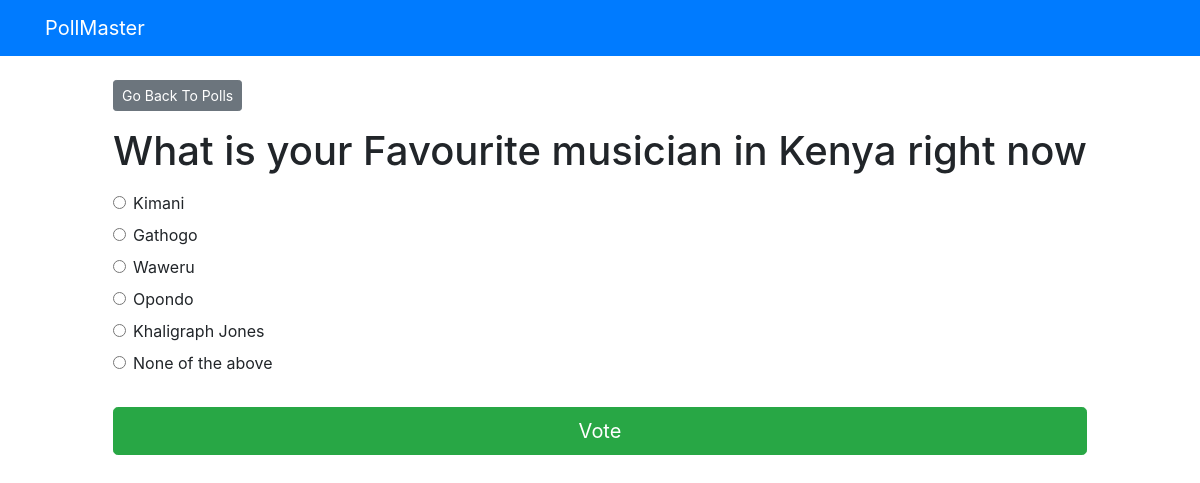
The page /polls/1/ on the database its author committed.
### polls/models.py (models this page shows, shortened)
class Question(models.Model):
    question_text = models.CharField(max_length=200)
    pub_date = models.DateTimeField('date published')

class Choice(models.Model):
    question = models.ForeignKey(Question, on_delete=models.CASCADE)
    choice_text = models.CharField(max_length=200)
    votes = models.IntegerField(default=0)

### polls/views.py (the view)
# urls.py: path('<int:question_id>/', views.detail, name='detail'),
def detail(request, question_id):
    try:
        question = Question.objects.get(pk=question_id)
    except Question.DoesNotExist:
        raise Http404("Question does not exist")
    return render(request, 'polls/detail.html', {'question': question})

### templates/polls/detail.html (shortened to what this page needs)
{% extends 'base.html' %}
{% block content %}
<a class="btn btn-secondary btn-sm mb-3" href="{% url 'polls:index' %}">Go Back To Polls</a>
<h1 class="text-center mb-3">{{ question.question_text }}</h1>
<form action="{% url 'polls:vote' question.id %}" method="post">
    {% for choice in question.choice_set.all %}
    <div class="form-check">
        <input type="radio" name="choice" class="form-check-input" id="choice{{ forloop.counter }}"
            value="{{ choice.id }}" />
        <label for="choice{{ forloop.counter }}">{{ choice.choice_text }}</label>
    </div>
    {% endfor %}
    <input type="submit" value="Vote" class="btn btn-success btn-lg btn-block mt-4" />
</form>
{% endblock %}

### rows shown on the page
Question: question_text "What is your Favourite musician in Kenya right now"
Choice: choice_text "Kimani"
Choice: choice_text "Gathogo"
Choice: choice_text "Waweru"
Choice: choice_text "Opondo"
Choice: choice_text "Khaligraph Jones"
Choice: choice_text "None of the above"
